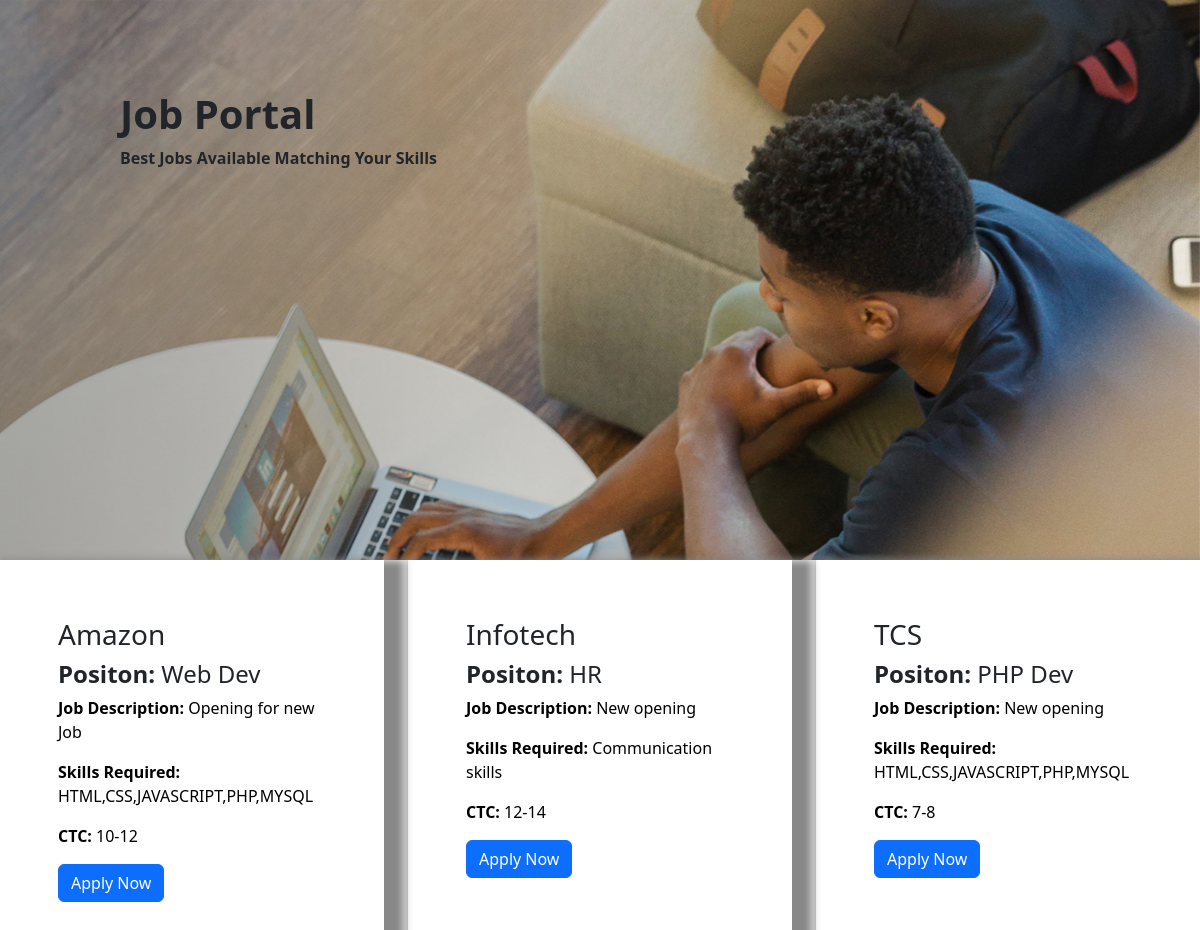
Page /Home.php on the committed database.
### tables this page shows
CREATE TABLE `jobs` (
  `id` int(11) NOT NULL,
  `cname` varchar(50) NOT NULL,
  `position` varchar(50) NOT NULL,
  `jdesc` varchar(200) NOT NULL,
  `skills` varchar(50) NOT NULL,
  `CTC` varchar(50) NOT NULL
);

### Home.php (the view, shortened to what this page needs)
<?php include('Config.php');?>
<!DOCTYPE html>
<html lang="en">
<head>
    <link href="https://cdn.jsdelivr.net/npm/bootstrap@5.2.0/dist/css/bootstrap.min.css" rel="stylesheet">
</head>
<body>
<div>
    <div class="main">
    <div class="container">
                    <h1 ><b>Job Portal</b></h1>
                    <p ><b>Best Jobs Available Matching Your Skills</b></p>
                </div>
    </div>
    <div class="row">
        <?php
            $sql="SELECT * FROM jobs";
            $result=mysqli_query($conn,$sql);
            if($result->num_rows>0){
                while($rows=$result->fetch_assoc()){
                    echo'
                    <div class="col-md-4">
                        <div class="jobs">
                            <h3 >'.$rows['cname'].'</h3>
                            <h4  ><b>Positon: </b>'.$rows['position'].'</h4>
                            <p style="color: black; "><b>Job Description: </b>'.$rows['jdesc'].'</p>
                            <p style="color: black; "><b>Skills Required: </b>'.$rows['skills'].'</p>
                            <p style="color: black; "><b>CTC: </b>'.$rows['CTC'].'</p>
                            <button class="btn btn-primary" type="button" data-bs-toggle="modal" data-bs-target="#exampleModal" aria-expanded="false" aria-controls="collapseExample">
                            Apply Now
                            </button>
                        </div>
                    </div>';
                }
            }
        ?>
</div>
</body>
</html>

### Home.php (style rules this page uses)
.jobs { padding: 58px; box-shadow: 10px 10px 8px 10px #888888; }
.main { background-image:url("./2.jpg"); background-position: center; background-size: cover; background-repeat: no-repeat; background-attachment: fixed; height : 70vh; }
.main .container { padding:90px; }

### rows in the picture
jobs: cname "Amazon", position "Web Dev", jdesc "Opening for new Job", skills "HTML,CSS,JAVASCRIPT,PHP,MYSQL", CTC "10-12"
jobs: cname "Infotech", position "HR", jdesc "New opening", skills "Communication skills", CTC "12-14"
jobs: cname "TCS", position "PHP Dev", jdesc "New opening", skills "HTML,CSS,JAVASCRIPT,PHP,MYSQL", CTC "7-8"
